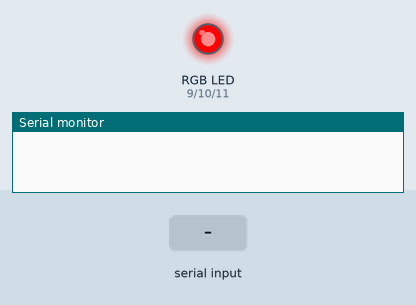
A sketch run on a simulated Arduino Uno, built with avr-gcc and run on an emulated ATmega328P. On the bench: an RGB LED mixed from three pins (HIGH = lit), the last lines printed to the serial monitor. The test bench sets the inputs (shaded band). Dim RGB values are drawn brighter than linear.

Above: at 1.2 s.
1.3 s: "P\n" received over Serial
2.8 s: byte 10 ('\n') received over Serial
4.3 s: "S\n" received over Serial
At 4.6 s:
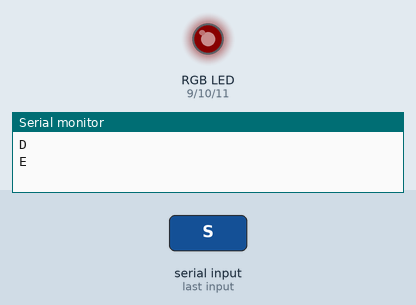
Timing chart, 0 to 7.3 s (numbered marks = the images above; inputs shaded):
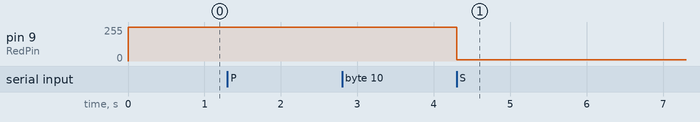

Measured:
- after the input at 4.3 s, pin 9 (RedPin): 255/255 → 10/255 at once

The sketch:

SerialCommPCwithArduinoRGBLED.ino
```cpp
String inputString = "";
boolean stringComplete = false;

byte RedClr = 255;
byte GreenClr = 0;
byte BlueClr = 0;

int RedPin   = 9;
int GreenPin = 10;
int BluePin  = 11;

void setup()
{
  Serial.begin(57600);

  while (!Serial)
  {
    ;
  }

  pinMode(RedPin, OUTPUT);
  pinMode(GreenPin, OUTPUT);
  pinMode(BluePin, OUTPUT);

  analogWrite(RedPin,   RedClr);
  analogWrite(GreenPin, GreenClr);
  analogWrite(BluePin,  BlueClr);

  inputString.reserve(200);
}

void loop()
{
  if (stringComplete)
  {
    if (inputString[0] == 'P')
    {
      Serial.println("D");
    }
    else if (inputString[0] == 'S')
    {
      RedClr   = (byte)inputString[1];
      GreenClr = (byte)inputString[2];
      BlueClr  = (byte)inputString[3];

      analogWrite(RedPin,   RedClr);
      analogWrite(GreenPin, GreenClr);
      analogWrite(BluePin,  BlueClr);
    }
    else
    {
      Serial.println("E");
    }

    inputString = "";
    stringComplete = false;
  }
}

void serialEvent()
{
  while (Serial.available())
  {
    char inChar = (char)Serial.read();
    inputString += inChar;

    if (inChar == '\n')
    {
      stringComplete = true;
    }
  }
}
```
